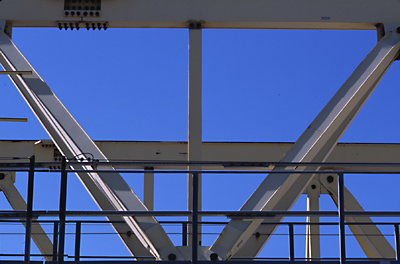
%> input picture image/gantrycrane.png, 400 x 264 px
$ octave Histogram_specification.m   (GNU Octave 9; MATLAB toolbox functions it lacks are replaced by stand-ins)
%> lines starting %> are read from the running program, lines starting %| are printed output that depends on the picture
close all;

img_src = imread('gantrycrane.png');
%> img_src is the input picture: size 264x400x3 uint8; mean R, G, B 73.3, 93.1, 147.3


% info = imfinfo('gantrycrane.png');

imgr = img_src(:, :, 1);
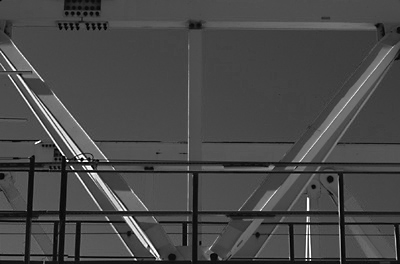
%> imgr: size 264x400 uint8; min 0, max 255, mean 73.3
imgg = img_src(:, :, 2);
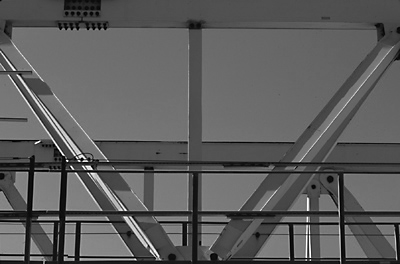
%> imgg: size 264x400 uint8; min 0, max 255, mean 93.1
imgb = img_src(:, :, 3);
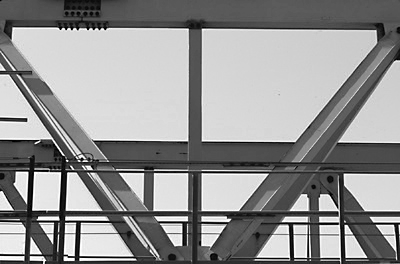
%> imgb: size 264x400 uint8; min 0, max 255, mean 147.3

%> (the run ends here)

$ run again, with image/fabric.png copied over image/gantrycrane.png
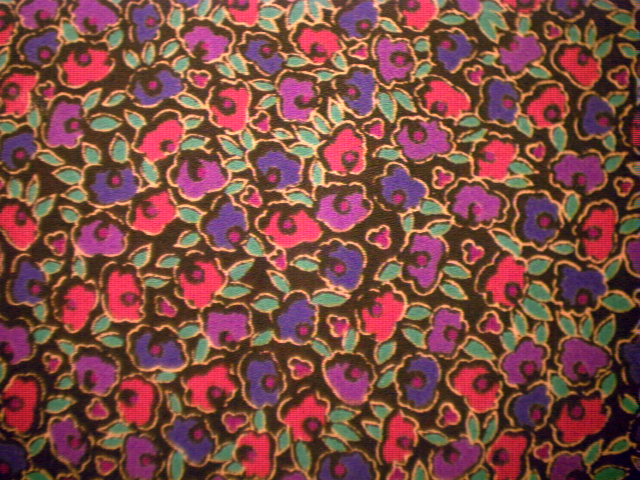
%> input picture image/fabric.png, 640 x 480 px
%> img_src is the input picture: size 480x640x3 uint8; mean R, G, B 126.9, 75.7, 68.2
%> `imgg = img_src(:, :, 2);`:
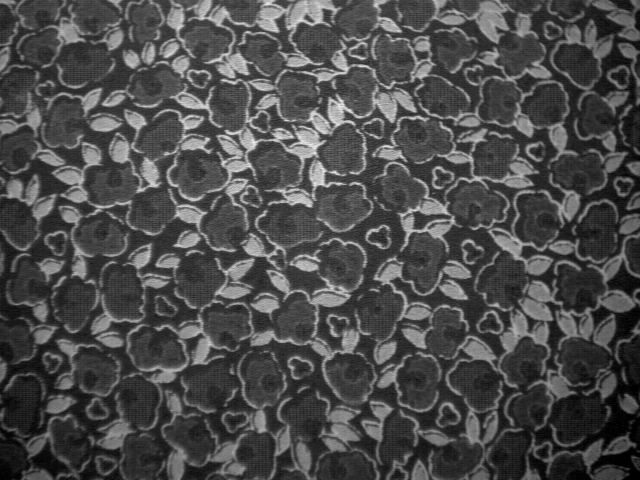
%> imgg: size 480x640 uint8; min 0, max 236, mean 75.7
%> `imgb = img_src(:, :, 3);`:
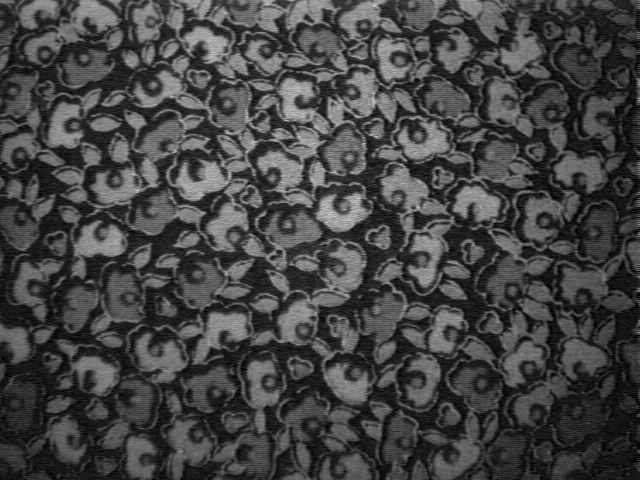
%> imgb: size 480x640 uint8; min 0, max 211, mean 68.2
